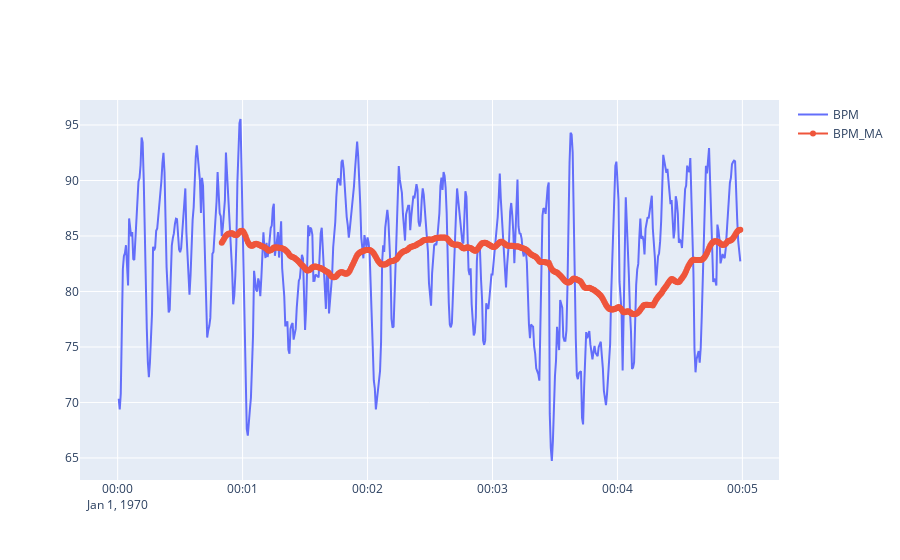

The notebook cell this image was saved under:
### Code cell
import pandas as pd
import plotly.graph_objects as go

subject = 1
window = 100

df_bpm = pd.read_csv(f'c3_muse_stress/feature_segments/BPM/{subject}.csv')

df_bpm['timestamp'] = pd.to_datetime(df_bpm['timestamp'], unit='ms')
# moving average
df_bpm['BPM_MA'] = df_bpm['BPM'].rolling(window=window).mean()

fig = go.Figure()
fig.add_trace(go.Scatter(x=df_bpm['timestamp'], y=df_bpm['BPM'], mode='lines', name='BPM'))
fig.add_trace(go.Scatter(x=df_bpm['timestamp'], y=df_bpm['BPM_MA'], mode='lines+markers', name='BPM_MA'))
fig.show()

### Figure 1 — Plotly figure (JSON) as saved in the notebook; plotly's stock layout.template omitted (floating-point values rounded to 4 significant figures; data arrays with more than 128 entries replaced by an {"elided": "..."} marker saying what was removed)
{"data": [{"mode": "lines", "name": "BPM", "type": "scatter", "x": {"elided": "598 str values"}, "y": {"elided": "598 float values"}}, {"mode": "lines+markers", "name": "BPM_MA", "type": "scatter", "x": {"elided": "598 str values"}, "y": {"elided": "598 float values"}}], "layout": {}}
